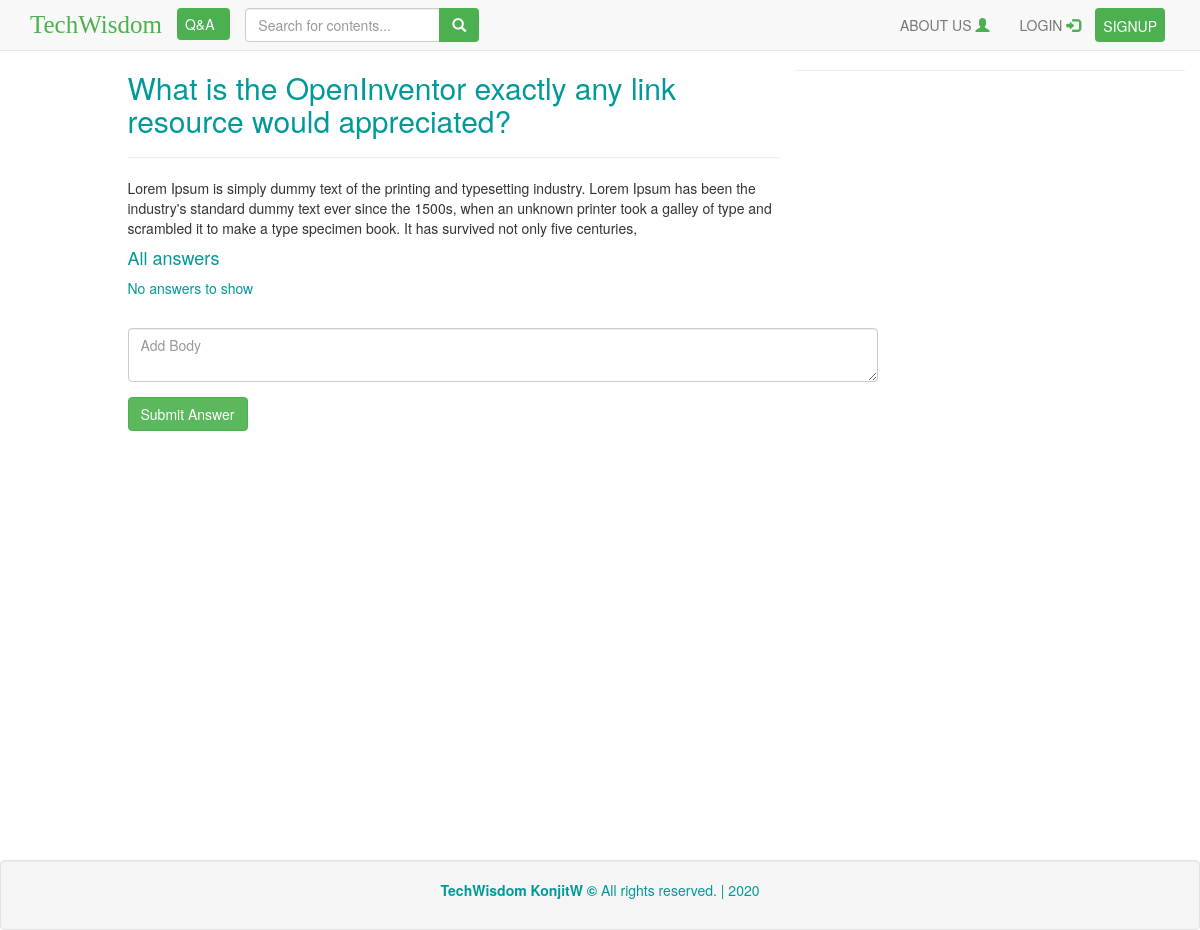
/questions/view/10/76, run on the app's committed database.
### tables this page shows
CREATE TABLE `questions` (
  `qid` int(11) NOT NULL,
  `title` varchar(300) NOT NULL,
  `body` text DEFAULT NULL,
  `subcategory_id` int(11) DEFAULT NULL,
  `slug` varchar(255) DEFAULT NULL,
  `question_pic` varchar(300) DEFAULT NULL,
  `user_id` int(11) NOT NULL,
  `created_at` timestamp NOT NULL DEFAULT current_timestamp() ON UPDATE current_timestamp()
);

### application/controllers/Questions.php (called while the page is built, shortened)
<?php
class Questions extends CI_Controller {
    public function view($slug = NULL) {
        $data['title'] = "All Answers";
        $qid = $this->uri->segment(3);
        $quser_id = $this->uri->segment(4);
        $data['question'] = $this->question->get_question($qid, $quser_id);
        $data['answers'] = $this->question->get_answers($qid);
        $this->load->view('templates/header', $data);
        $this->load->view('questions/view', $data);
        $this->load->view('templates/footer');
    }
}

### index.php (called while the page is built, shortened)
<?php
require_once BASEPATH.'core/CodeIgniter.php';

### application/models/Question.php (called while the page is built, shortened)
<?php
class Question extends CI_Model{
    public function get_question($id, $user_id){
       $sql = "SELECT * FROM `questions` JOIN `users` ON `questions`.`qid` = $id AND `users`.`id`  = $user_id;";
       $query = $this->db->query($sql);
       return $query->row_array();
    }
}

### application/views/questions/view.php (the view, shortened to what this page needs)
<!DOCTYPE html>
<!DOCTYPE html>
<div class="col-md-offset-1 col-md-7 col-sm-6 col-xs-12 " style="top-padding: 60px;">
  </div>
<div class="row">
    <div class="col-md-offset-1 col-md-7 col-sm-6 col-xs-12 " style="top-padding: 60px;">
        <h2 style="color: #099"><?php echo $question['title']; ?></h2>
        <hr>
        <div class="post-body">
            <?php echo $question['body']; ?>
        </div>
    </div>
    <hr>
    <div class="col-md-offset-1 col-md-7 col-sm-6 col-xs-12 ">
     <h4 style="color: #099;">All answers</h4>
       <?php if(!$answers) : ?>
     <p style="color: #099;">No answers to show</p>
       <?php endif;?>
    </div>
   <?php echo form_open_multipart('answers/submit_answer/'.$question['qid']);?>
      <div class="col-md-offset-1 col-md-8">
        <div class="form-group">
            <textarea id="editor1" class="form-control" name="ans_body" placeholder="Add Body"></textarea>
         </div>
          <button class="btn btn-success">Submit Answer</button>
       </div>
  <?php echo form_close();?>
</div>

### data on the page
questions: title "What is the OpenInventor exactly any link resource would appreciated?", body "Lorem Ipsum is simply dummy text of the printing and typesetting industry. Lorem Ipsum has been the industry's standard dummy text ever since the 1500s, when an unknown printer took a galley of type and scrambled it to make a type specimen book. It has survived not only five centuries,"
